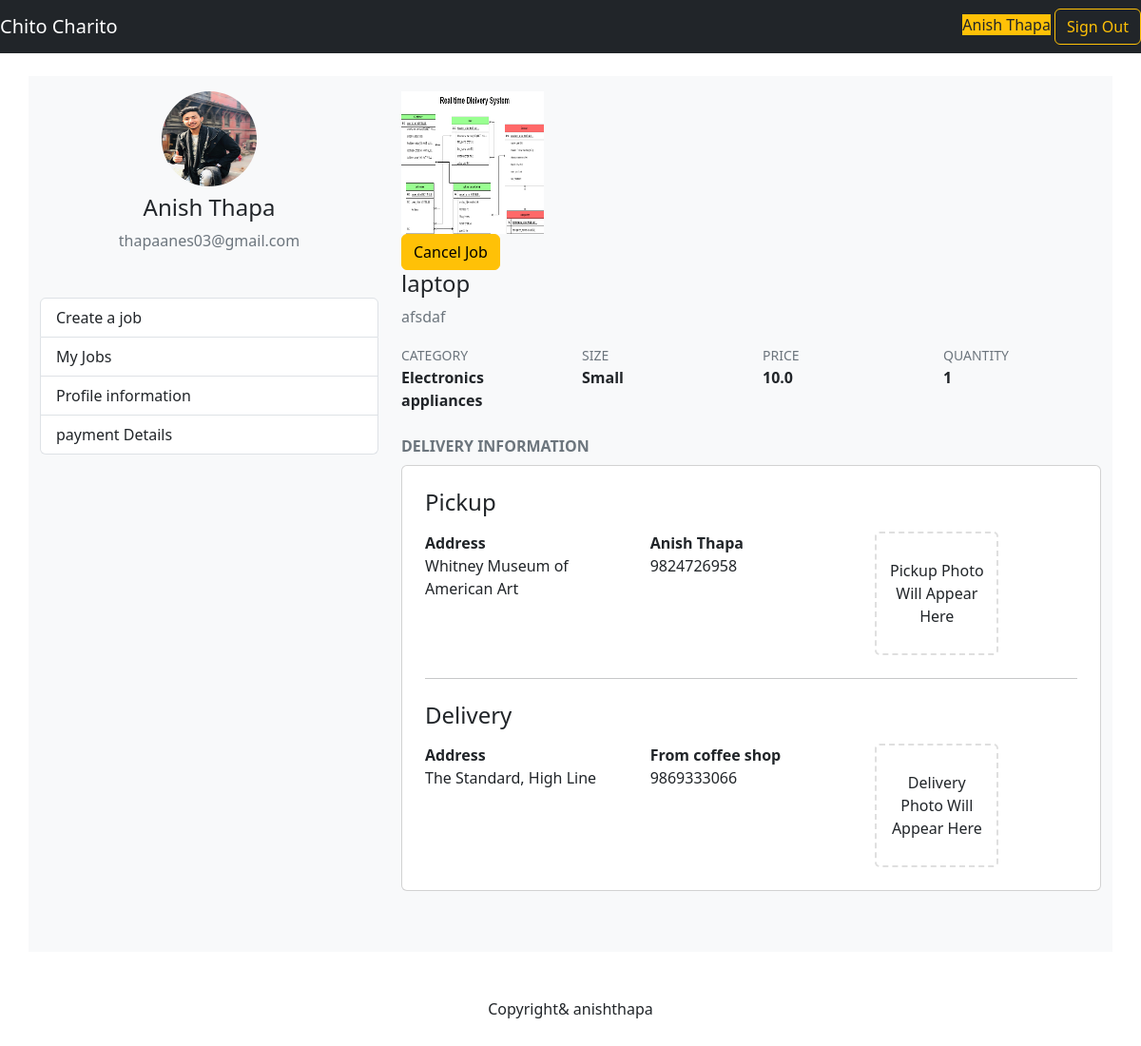
/customer/jobs/48dd13b8-9f74-4246-99db-3bb4bba1e962 (signed in), run on the app's committed database.
### mainapp/models.py (models this page shows, shortened)
class Customer(models.Model):
    user=models.OneToOneField(User,on_delete=CASCADE)
    avatar = models.ImageField(upload_to='customer/avatars',blank=True,null=True)
    phone_number = models.CharField(max_length=50, blank=True)
    stripe_customer_id = models.CharField(max_length=255, blank=True)
    stripe_payment_method_id = models.CharField(max_length=255, blank=True)
    stripe_card_last4 = models.CharField(max_length=255, blank=True)

class Job(models.Model):
  SMALL_SIZE = "small"
  MEDIUM_SIZE = "medium"
  LARGE_SIZE = "large"
  SIZES = (
    (SMALL_SIZE, 'Small'),
    (MEDIUM_SIZE, 'Medium'),
    (LARGE_SIZE, 'Large'),
  )
  CREATING_STATUS = 'creating'
  PROCESSING_STATUS = 'processing'
  PICKING_STATUS = 'picking'
  DELIVERING_STATUS = 'delivering'
  COMPLETED_STATUS = 'completed'
  CANCELED_STATUS = 'canceled'
  STATUSES = (
    (CREATING_STATUS, 'Creating'),
    (PROCESSING_STATUS, 'Processing'),
    (PICKING_STATUS, 'Picking'),
    (DELIVERING_STATUS, 'Delivering'),
    (COMPLETED_STATUS, 'Completed'),
    (CANCELED_STATUS, 'Canceled'),
  )
  id = models.UUIDField(primary_key=True, default=uuid.uuid4, editable=False)
  customer = models.ForeignKey(Customer, on_delete=models.CASCADE)
  name = models.CharField(max_length=255)
  description = models.CharField(max_length=255)
  category = models.ForeignKey(Category, on_delete=models.SET_NULL, null=True, blank=True)
  size = models.CharField(max_length=20, choices=SIZES, default=MEDIUM_SIZE)
  quantity = models.IntegerField(default=1)
  photo = models.ImageField(upload_to='job/photos/')
  status = models.CharField(max_length=20, choices=STATUSES, default=CREATING_STATUS)
  created_at = models.DateTimeField(default=timezone.now)
  pickup_address = models.CharField(max_length=255, blank=True)
  pickup_lat = models.FloatField(default=0)
  pickup_lng = models.FloatField(default=0)
  pickup_name = models.CharField(max_length=255, blank=True)
  pickup_phone = models.CharField(max_length=50, blank=True)
  delivery_address = models.CharField(max_length=255, blank=True)
  delivery_lat = models.FloatField(default=0)
  delivery_lng = models.FloatField(default=0)
  delivery_name = models.CharField(max_length=255, blank=True)
  delivery_phone = models.CharField(max_length=50, blank=True)
  duration = models.IntegerField(default=0)
  distance = models.FloatField(default=0)
  price = models.FloatField(default=0)
  pickup_photo = models.ImageField(upload_to='job/pickup_photos/', null=True, blank=True)
  pickedup_at = models.DateTimeField(null=True, blank=True)
  delivery_photo = models.ImageField(upload_to='job/delivery_photos/', null=True, blank=True)
  delivered_at = models.DateTimeField(null=True, blank=True)

class Category(models.Model):
  slug = models.CharField(max_length=255, unique=True)
  name = models.CharField(max_length=255)

### mainapp/customer/views.py (the view)
# urls.py: path('jobs/<job_id>', customer_views.job_page, name="job"),
@login_required(login_url="/sign-in/?next=/customer/")
def job_page(request, job_id):
    job = Job.objects.get(id=job_id)
    if request.method == "POST" and job.status == job.PROCESSING_STATUS:
        job.status = Job.CANCELED_STATUS
        job.save()
        return redirect(reverse('customer:archived_jobs'))
    return render(request, 'customer/job.html', {
        "job": job
    })

### mainapp/templates/customer/job.html (shortened to what this page needs)
{% extends 'customer/base.html'%}
{% block main %}
<div class="media mb-4">
    <img src="{{ job.photo.url }}" class="rounded-lg mr-3" width="150" height="150">
    <div class="media-body">
      {% if job.status == 'processing' %}
      <form method="POST" class="float-right            ">
        <button type="submit" class="btn btn-warning">Cancel Job</button>
      </form>
      {% endif %}
      <h4>{{ job.name }}</h4>
      <p class="text-secondary">{{ job.description }}</p>
      <div class="row">
        <div class="col-lg-3">
          <small class="text-secondary">CATEGORY</small><br />
          <span><b>{{ job.category.name }}</b></span>
        </div>
        <div class="col-lg-3">
          <small class="text-secondary">SIZE</small><br />
          <span><b>{{ job.get_size_display }}</b></span>
        </div>
        <div class="col-lg-3">
          <small class="text-secondary">PRICE</small><br />
          <span><b>{{ job.price }}</b></span>
        </div>
        <div class="col-lg-3">
          <small class="text-secondary">QUANTITY</small><br />
          <span><b>{{ job.quantity }}</b></span>
        </div>
      </div>
    </div>
  </div>
 <b class="text-secondary">DELIVERY INFORMATION</b><br />
<div class="card bg-white mt-2 mb-5">
  <div class="card-body p-4">
    <h4 class="mb-3">
      Pickup
    </h4>
    <div class="row">
      <div class="col-lg-4">
        <b>Address</b><br />
        <span>{{ job.pickup_address }}</span>
      </div>
      <div class="col-lg-4">
        <b>{{ job.pickup_name }}</b><br />
        <span>{{ job.pickup_phone }}</span>
      </div>
      <div id="pickup_photo" class="col-lg-4">
        {% if job.pickup_photo %}
        <img src="{{ job.pickup_photo.url }}" class="rounded-lg photo" width="130" height="130">
        {% else %}
        <div class="photo-blank">Pickup Photo Will Appear Here</div>
        {% endif %}
      </div>
    </div>
    <hr class="my-4" />
    <h4 class="mb-3">
      Delivery
    </h4>
    <div class="row">
      <div class="col-lg-4">
        <b>Address</b><br />
        <span>{{ job.delivery_address }}</span>
      </div>
      <div class="col-lg-4">
        <b>{{ job.delivery_name }}</b><br />
        <span>{{ job.delivery_phone }}</span>
      </div>
      <div id="delivery_photo" class="col-lg-4">
        {% if job.delivery_photo %}
        <img src="{{ job.delivery_photo.url }}" class="rounded-lg photo" width="130" height="130">
        {% else %}
        <div class="photo-blank">Delivery Photo Will Appear Here</div>
        {% endif %}
      </div>
    </div>
  </div>
</div>
{% endblock %}

### mainapp/templates/customer/base.html
{% extends 'base.html'  %}
{% load static %}
{% block content %}
{% url 'customer:create_job' as create_job_url %}
{% url 'customer:profile' as profile_url %}
{% url 'customer:current_jobs' as current_jobs_url %}
{% url 'customer:archived_jobs' as archived_jobs_url %}
{% url 'customer:payment_method' as payment_method_url %}
<div class="container bg-light mt-4 pt-3 pb-3">
    <div class="row">
      <div class="col-lg-4">
        <div class="text-center">
          <img src="{% if request.user.customer.avatar %}{{ request.user.customer.avatar.url }}{% else %}{% static 'img/avatar.png' %}{% endif %}" alt="" class="rounded-circle mb-2" width="100" height="100">
          <h4>{{ request.user.get_full_name }}</h4>
          <p class="text-secondary">{{ request.user.email }}</p>
        </div>
        <div class="list-group mt-5">
            <a href="{% url 'customer:create_job' %}" class="list-group-item list-group-item-action {% if request.path == create_job_url %} active {% endif %}">Create a job</a>
            <a href="{% url 'customer:current_jobs' %}"
          class="list-group-item list-group-item-action {% if request.path == current_jobs_url or request.path == archived_jobs_url %}active{% endif %}">My
          Jobs</a>
            <a href="{% url 'customer:profile' %}" class="list-group-item list-group-item-action {% if request.path == profile_url %} active {% endif %} ">Profile information</a>
            <a href="{% url 'customer:payment_method' %}" class="list-group-item list-group-item-action {% if request.path == payment_method_url %} active {% endif %} ">payment Details</a>
        </div>
        </div>
      <div class="col-lg-8">
          {% block main %}
          {% endblock %}
      </div>
        </div>
        </div>
        {% endblock %}

### mainapp/templates/base.html (shortened to what this page needs)
<!DOCTYPE html>
<html lang="en">
<head>
    {% load bootstrap5 %}
    {% bootstrap_css %}
    <link rel="stylesheet" href="https://use.fontawesome.com/releases/v5.9.0/css/all.css">
</head>
<body>
    <nav class="navbar   {% if not request.user.is_authenticated %} navbar-expand-lg {% endif %} navbar-dark bg-dark">
          <a class="navbar-brand" href="/">Chito Charito</a>
          {% if not request.user.is_authenticated %}
          <button class="navbar-toggler" type="button" data-bs-toggle="collapse" data-bs-target="#navbarSupportedContent" aria-controls="navbarSupportedContent" aria-expanded="false" aria-label="Toggle navigation">
            <span class="navbar-toggler-icon"></span>
          </button>
          <div class="collapse navbar-collapse" id="navbarSupportedContent">
            <ul class="navbar-nav">
              <li  class="nav-item" {% if request.GET.next != '/courier/' %}active{% endif %}>
                <a class="nav-link active" aria-current="page"  href="/sign-in/?next=/customer/">Customer</a>
              </li>
              <li class="nav-item"  {% if request.GET.next == '/courier/' %}active{% endif %}>
                <a class="nav-link active" aria-current="page" href="/sign-in/?next=/courier/">Courier</a>
              </li>
              <!-- <li class="nav-item dropdown">
                <a class="nav-link dropdown-toggle" href="#" aria-expanded="false">
                  Gudiance
                </a>
              </li> -->
            </ul>
        </div>
        {% else %}
        <form class="form-inline">
          <span class="mr-4 bg-warning">{{ request.user.get_full_name|title }}</span>
          <a href = "/sign-out" class="btn btn-outline-warning" >Sign Out</a>
        </form>
        {% endif %}
      </nav>
{% block content %}   {% endblock %}
      <footer class="text-center mt-5 mb-5">Copyright& anishthapa</footer>
      <link rel="stylesheet" href="https://unpkg.com/bootoast@1.0.1/dist/bootoast.min.css">
</body>
</html>

### mainapp/templates/customer/job.html (style rules this page uses)
.photo-blank { border: 2px dashed #DFDFDF; height: 130px; width: 130px; border-radius: 5px; align-items: center; display: flex; justify-content: center; text-align: center; padding: 10px; }

### data on the page
Job: photo (picture), name "laptop", description "afsdaf", category.name "Electronics appliances", size "Small", price "10.0", quantity "1", pickup_address "Whitney Museum of American Art", pickup_name "Anish Thapa", pickup_phone "9824726958", delivery_address "The Standard, High Line", delivery_name "From coffee shop", delivery_phone "9869333066"

### other printed values
{{ request.user.get_full_name|title }} "Anish Thapa"
{{ request.user.get_full_name }} "Anish Thapa"
{{ request.user.email }} "thapaanes03@gmail.com"
